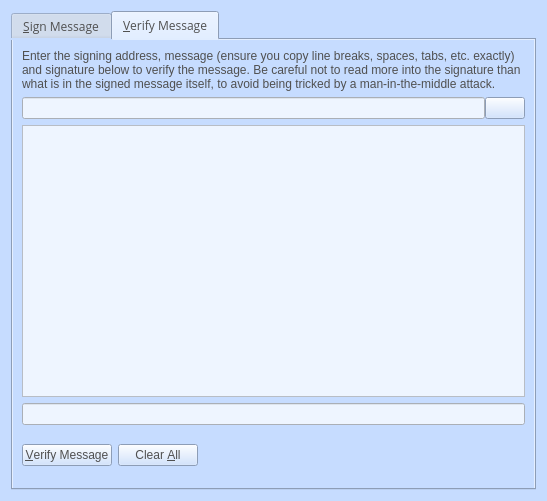
<?xml version="1.0" encoding="UTF-8"?>
<ui version="4.0">
 <class>SignVerifyMessageDialog</class>
 <widget class="QDialog" name="SignVerifyMessageDialog">
  <property name="geometry">
   <rect>
    <x>0</x>
    <y>0</y>
    <width>547</width>
    <height>501</height>
   </rect>
  </property>
  <property name="font">
   <font>
    <family>Open Sans,sans-serif</family>
   </font>
  </property>
  <property name="windowTitle">
   <string>Signatures - Sign / Verify a Message</string>
  </property>
  <property name="styleSheet">
   <string notr="true">color:#505050;
font-family:'Open Sans,sans-serif';
background-color:rgb(198, 220, 255);
background:rgb(198, 220, 255);</string>
  </property>
  <property name="modal">
   <bool>true</bool>
  </property>
  <layout class="QVBoxLayout" name="verticalLayout">
   <item>
    <widget class="QTabWidget" name="tabWidget">
     <property name="currentIndex">
      <number>1</number>
     </property>
     <widget class="QWidget" name="tabSignMessage">
      <attribute name="title">
       <string>&amp;Sign Message</string>
      </attribute>
      <layout class="QVBoxLayout" name="verticalLayout_SM">
       <item>
        <widget class="QLabel" name="infoLabel_SM">
         <property name="text">
          <string>You can sign messages with your addresses to prove you own them. Be careful not to sign anything vague, as phishing attacks may try to trick you into signing your identity over to them. Only sign fully-detailed statements you agree to.</string>
         </property>
         <property name="textFormat">
          <enum>Qt::PlainText</enum>
         </property>
         <property name="wordWrap">
          <bool>true</bool>
         </property>
        </widget>
       </item>
       <item>
        <layout class="QHBoxLayout" name="horizontalLayout_1_SM" stretch="1,0,0">
         <property name="spacing">
          <number>0</number>
         </property>
         <item>
          <widget class="QValidatedLineEdit" name="addressIn_SM">
           <property name="toolTip">
            <string>The address to sign the message with (e.g. iV7HX9J6DjzvEnYnd4Cx1xUk9feG9J2HBN)</string>
           </property>
           <property name="styleSheet">
            <string notr="true">background-color:rgb(238,245,255);</string>
           </property>
           <property name="maxLength">
            <number>34</number>
           </property>
          </widget>
         </item>
         <item>
          <widget class="QPushButton" name="addressBookButton_SM">
           <property name="minimumSize">
            <size>
             <width>0</width>
             <height>0</height>
            </size>
           </property>
           <property name="toolTip">
            <string>Choose an address from the address book</string>
           </property>
           <property name="text">
            <string/>
           </property>
           <property name="icon">
            <iconset resource="../bitcoin.qrc">
             <normaloff>:/icons/address-book</normaloff>:/icons/address-book</iconset>
           </property>
           <property name="iconSize">
            <size>
             <width>32</width>
             <height>16</height>
            </size>
           </property>
           <property name="shortcut">
            <string>Alt+A</string>
           </property>
           <property name="autoDefault">
            <bool>false</bool>
           </property>
          </widget>
         </item>
         <item>
          <widget class="QPushButton" name="pasteButton_SM">
           <property name="toolTip">
            <string>Paste address from clipboard</string>
           </property>
           <property name="text">
            <string/>
           </property>
           <property name="icon">
            <iconset resource="../bitcoin.qrc">
             <normaloff>:/icons/editpaste</normaloff>:/icons/editpaste</iconset>
           </property>
           <property name="iconSize">
            <size>
             <width>16</width>
             <height>16</height>
            </size>
           </property>
           <property name="shortcut">
            <string>Alt+P</string>
           </property>
           <property name="autoDefault">
            <bool>false</bool>
           </property>
          </widget>
         </item>
        </layout>
       </item>
       <item>
        <widget class="QPlainTextEdit" name="messageIn_SM">
         <property name="toolTip">
          <string>Enter the message you want to sign here</string>
         </property>
         <property name="styleSheet">
          <string notr="true">background-color:rgb(238,245,255);</string>
         </property>
         <property name="lineWidth">
          <number>0</number>
         </property>
        </widget>
       </item>
       <item>
        <layout class="QHBoxLayout" name="horizontalLayout_2_SM" stretch="1,0">
         <property name="spacing">
          <number>0</number>
         </property>
         <item>
          <widget class="QLineEdit" name="signatureOut_SM">
           <property name="font">
            <font>
             <family>Open Sans,sans-serif</family>
            </font>
           </property>
           <property name="styleSheet">
            <string notr="true">background-color:rgb(238,245,255);</string>
           </property>
           <property name="readOnly">
            <bool>true</bool>
           </property>
          </widget>
         </item>
         <item>
          <widget class="QPushButton" name="copySignatureButton_SM">
           <property name="toolTip">
            <string>Copy the current signature to the system clipboard</string>
           </property>
           <property name="text">
            <string/>
           </property>
           <property name="icon">
            <iconset resource="../bitcoin.qrc">
             <normaloff>:/icons/editcopy</normaloff>:/icons/editcopy</iconset>
           </property>
           <property name="autoDefault">
            <bool>false</bool>
           </property>
          </widget>
         </item>
        </layout>
       </item>
       <item>
        <layout class="QHBoxLayout" name="horizontalLayout_3_SM" stretch="0,0,1,1,1">
         <item>
          <widget class="QPushButton" name="signMessageButton_SM">
           <property name="toolTip">
            <string>Sign the message to prove you own this inkwaycoin address</string>
           </property>
           <property name="text">
            <string>&amp;Sign Message</string>
           </property>
           <property name="icon">
            <iconset resource="../bitcoin.qrc">
             <normaloff>:/icons/edit</normaloff>:/icons/edit</iconset>
           </property>
           <property name="autoDefault">
            <bool>false</bool>
           </property>
          </widget>
         </item>
         <item>
          <widget class="QPushButton" name="clearButton_SM">
           <property name="toolTip">
            <string>Reset all sign message fields</string>
           </property>
           <property name="text">
            <string>Clear &amp;All</string>
           </property>
           <property name="icon">
            <iconset resource="../bitcoin.qrc">
             <normaloff>:/icons/remove</normaloff>:/icons/remove</iconset>
           </property>
           <property name="autoDefault">
            <bool>false</bool>
           </property>
          </widget>
         </item>
         <item>
          <spacer name="horizontalSpacer_1_SM">
           <property name="orientation">
            <enum>Qt::Horizontal</enum>
           </property>
           <property name="sizeHint" stdset="0">
            <size>
             <width>40</width>
             <height>48</height>
            </size>
           </property>
          </spacer>
         </item>
         <item>
          <widget class="QLabel" name="statusLabel_SM">
           <property name="font">
            <font>
             <family>Open Sans,sans-serif</family>
            </font>
           </property>
           <property name="text">
            <string/>
           </property>
           <property name="wordWrap">
            <bool>true</bool>
           </property>
          </widget>
         </item>
         <item>
          <spacer name="horizontalSpacer_2_SM">
           <property name="orientation">
            <enum>Qt::Horizontal</enum>
           </property>
           <property name="sizeHint" stdset="0">
            <size>
             <width>40</width>
             <height>48</height>
            </size>
           </property>
          </spacer>
         </item>
        </layout>
       </item>
      </layout>
     </widget>
     <widget class="QWidget" name="tabVerifyMessage">
      <attribute name="title">
       <string>&amp;Verify Message</string>
      </attribute>
      <layout class="QVBoxLayout" name="verticalLayout_VM">
       <item>
        <widget class="QLabel" name="infoLabel_VM">
         <property name="text">
          <string>Enter the signing address, message (ensure you copy line breaks, spaces, tabs, etc. exactly) and signature below to verify the message. Be careful not to read more into the signature than what is in the signed message itself, to avoid being tricked by a man-in-the-middle attack.</string>
         </property>
         <property name="textFormat">
          <enum>Qt::PlainText</enum>
         </property>
         <property name="alignment">
          <set>Qt::AlignLeading|Qt::AlignLeft|Qt::AlignTop</set>
         </property>
         <property name="wordWrap">
          <bool>true</bool>
         </property>
        </widget>
       </item>
       <item>
        <layout class="QHBoxLayout" name="horizontalLayout_1_VM">
         <property name="spacing">
          <number>0</number>
         </property>
         <property name="sizeConstraint">
          <enum>QLayout::SetNoConstraint</enum>
         </property>
         <item>
          <widget class="QValidatedLineEdit" name="addressIn_VM">
           <property name="toolTip">
            <string>The address the message was signed with (e.g. iV7HX9J6DjzvEnYnd4Cx1xUk9feG9J2HBN)</string>
           </property>
           <property name="styleSheet">
            <string notr="true">background-color:rgb(238,245,255);</string>
           </property>
           <property name="maxLength">
            <number>34</number>
           </property>
          </widget>
         </item>
         <item>
          <widget class="QPushButton" name="addressBookButton_VM">
           <property name="toolTip">
            <string>Choose an address from the address book</string>
           </property>
           <property name="text">
            <string/>
           </property>
           <property name="icon">
            <iconset resource="../bitcoin.qrc">
             <normaloff>:/icons/address-book</normaloff>:/icons/address-book</iconset>
           </property>
           <property name="iconSize">
            <size>
             <width>32</width>
             <height>16</height>
            </size>
           </property>
           <property name="shortcut">
            <string>Alt+A</string>
           </property>
           <property name="autoDefault">
            <bool>false</bool>
           </property>
          </widget>
         </item>
        </layout>
       </item>
       <item>
        <widget class="QPlainTextEdit" name="messageIn_VM">
         <property name="styleSheet">
          <string notr="true">background-color:rgb(238,245,255);</string>
         </property>
         <property name="lineWidth">
          <number>0</number>
         </property>
        </widget>
       </item>
       <item>
        <widget class="QValidatedLineEdit" name="signatureIn_VM">
         <property name="styleSheet">
          <string notr="true">background-color:rgb(238,245,255);</string>
         </property>
        </widget>
       </item>
       <item>
        <layout class="QHBoxLayout" name="horizontalLayout_2_VM">
         <item>
          <widget class="QPushButton" name="verifyMessageButton_VM">
           <property name="toolTip">
            <string>Verify the message to ensure it was signed with the specified inkwaycoin address</string>
           </property>
           <property name="text">
            <string>&amp;Verify Message</string>
           </property>
           <property name="icon">
            <iconset resource="../bitcoin.qrc">
             <normaloff>:/icons/transaction_0</normaloff>:/icons/transaction_0</iconset>
           </property>
           <property name="autoDefault">
            <bool>false</bool>
           </property>
          </widget>
         </item>
         <item>
          <widget class="QPushButton" name="clearButton_VM">
           <property name="toolTip">
            <string>Reset all verify message fields</string>
           </property>
           <property name="text">
            <string>Clear &amp;All</string>
           </property>
           <property name="icon">
            <iconset resource="../bitcoin.qrc">
             <normaloff>:/icons/remove</normaloff>:/icons/remove</iconset>
           </property>
           <property name="autoDefault">
            <bool>false</bool>
           </property>
          </widget>
         </item>
         <item>
          <spacer name="horizontalSpacer_1_VM">
           <property name="orientation">
            <enum>Qt::Horizontal</enum>
           </property>
           <property name="sizeHint" stdset="0">
            <size>
             <width>40</width>
             <height>48</height>
            </size>
           </property>
          </spacer>
         </item>
         <item>
          <widget class="QLabel" name="statusLabel_VM">
           <property name="font">
            <font>
             <family>Open Sans,sans-serif</family>
            </font>
           </property>
           <property name="text">
            <string/>
           </property>
           <property name="wordWrap">
            <bool>true</bool>
           </property>
          </widget>
         </item>
         <item>
          <spacer name="horizontalSpacer_2_VM">
           <property name="orientation">
            <enum>Qt::Horizontal</enum>
           </property>
           <property name="sizeHint" stdset="0">
            <size>
             <width>40</width>
             <height>48</height>
            </size>
           </property>
          </spacer>
         </item>
        </layout>
       </item>
      </layout>
     </widget>
    </widget>
   </item>
  </layout>
 </widget>
 <customwidgets>
  <customwidget>
   <class>QValidatedLineEdit</class>
   <extends>QLineEdit</extends>
   <header>qvalidatedlineedit.h</header>
  </customwidget>
 </customwidgets>
 <resources>
  <include location="../bitcoin.qrc"/>
 </resources>
 <connections/>
</ui>
